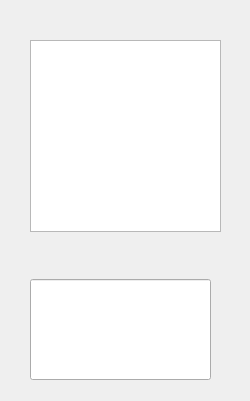
<?xml version="1.0" encoding="UTF-8"?>
<ui version="4.0">
 <class>chatwindow</class>
 <widget class="QDialog" name="chatwindow">
  <property name="geometry">
   <rect>
    <x>0</x>
    <y>0</y>
    <width>250</width>
    <height>401</height>
   </rect>
  </property>
  <property name="windowTitle">
   <string>Dialog</string>
  </property>
  <widget class="QListWidget" name="listWidget">
   <property name="geometry">
    <rect>
     <x>30</x>
     <y>40</y>
     <width>191</width>
     <height>192</height>
    </rect>
   </property>
  </widget>
  <widget class="QLineEdit" name="lineEdit">
   <property name="geometry">
    <rect>
     <x>30</x>
     <y>279</y>
     <width>181</width>
     <height>101</height>
    </rect>
   </property>
  </widget>
 </widget>
 <resources/>
 <connections/>
</ui>
